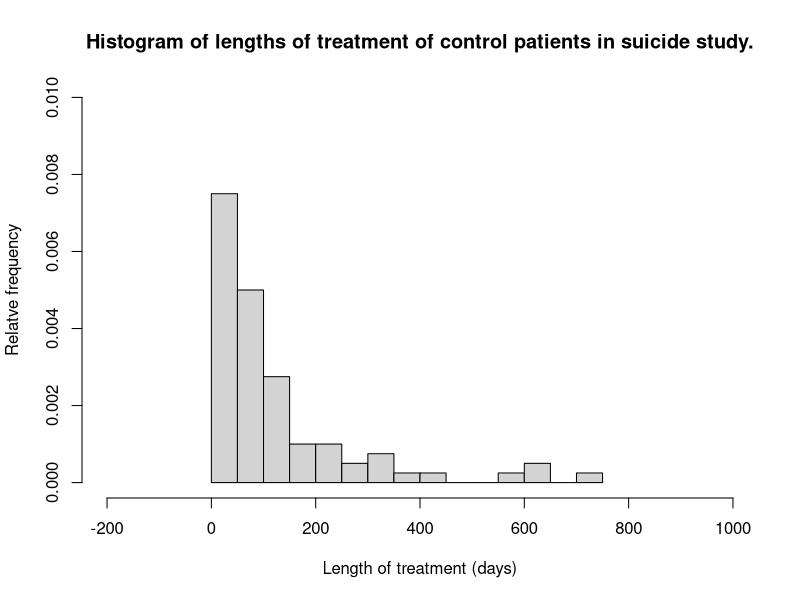
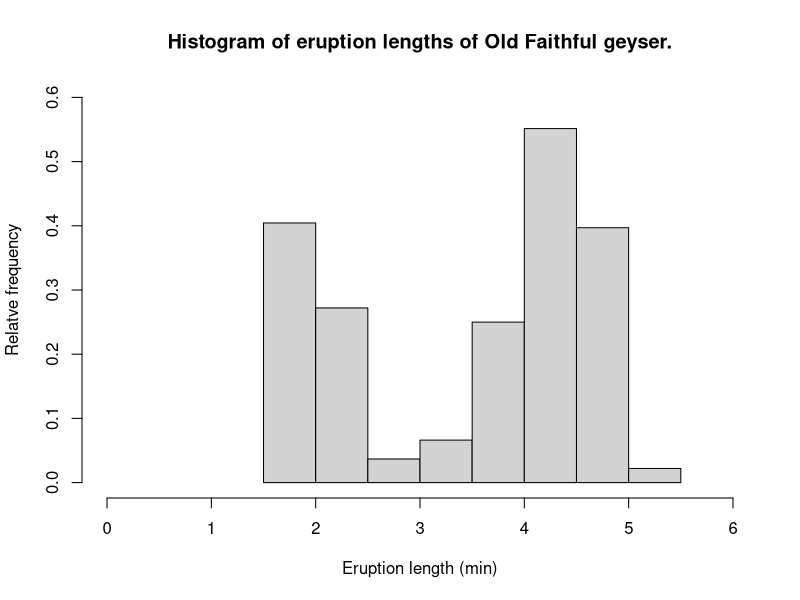
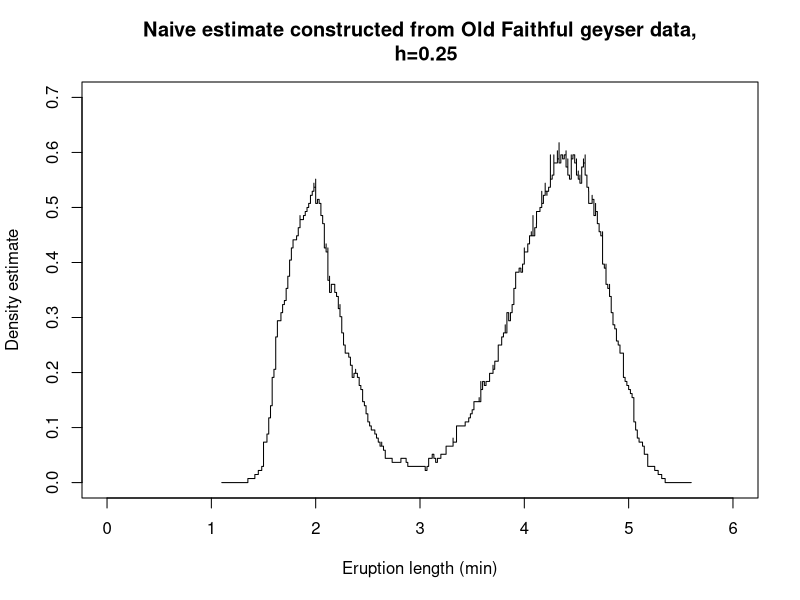
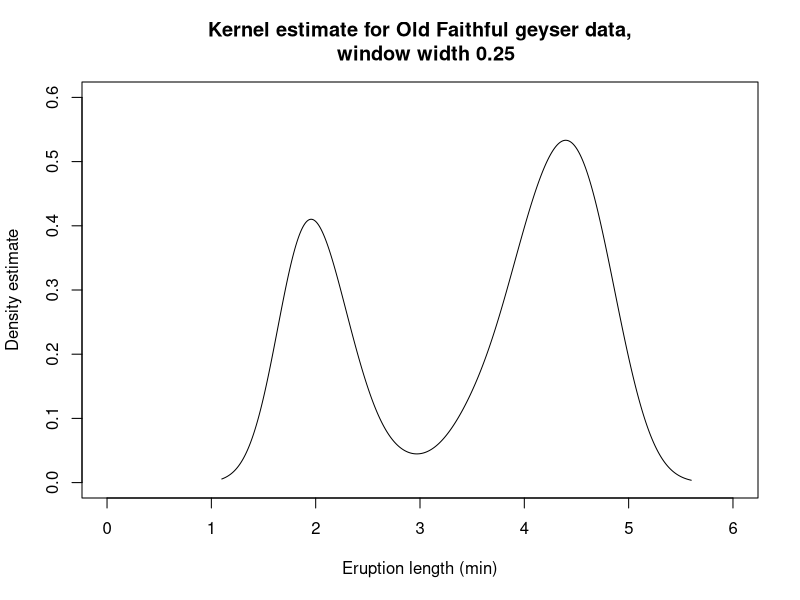
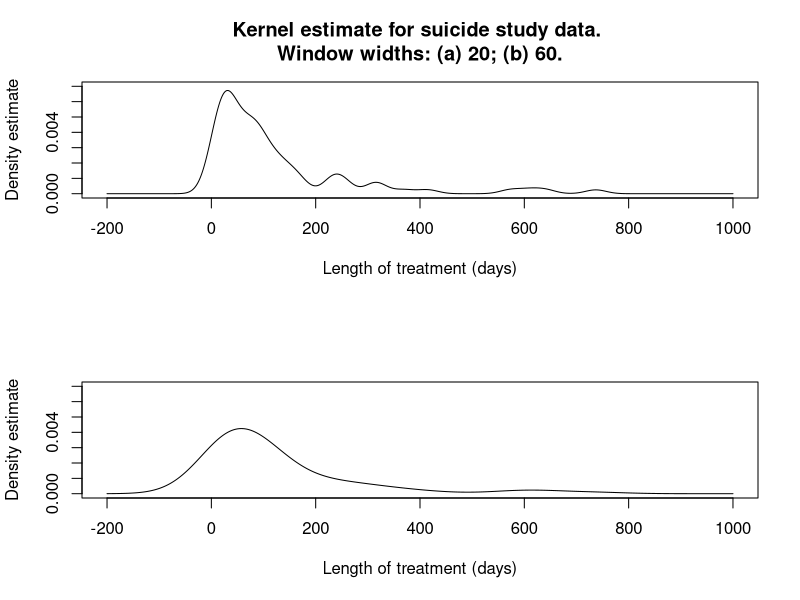
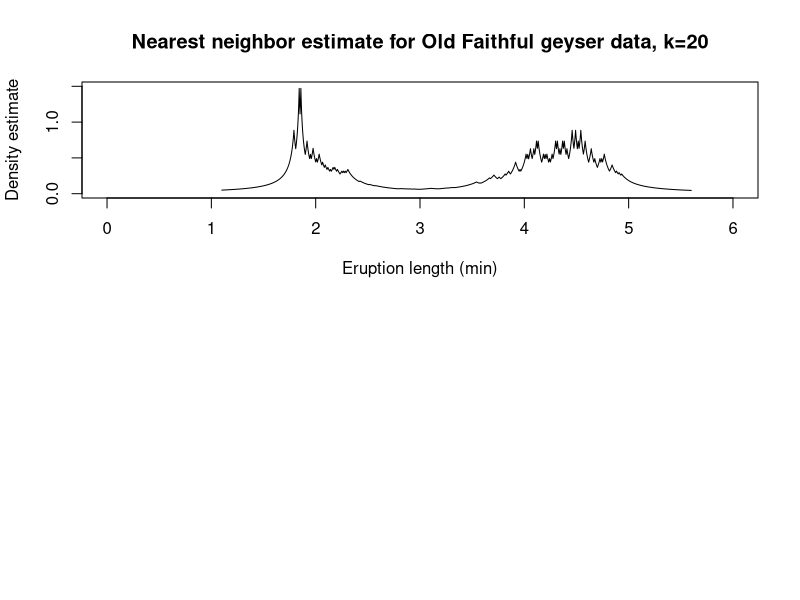

Source code (R) for these figures, in order: (Note: a time limit stopped this script after it produced the figures.)
## Section 2.2 Histogram
days <- c(1, 27, 49, 84, 126, 257, 1, 27, 49, 84, 129, 311,
	5, 30, 54, 84, 134, 314, 7, 30, 56, 90, 144, 322,
	8, 31, 56, 91, 147, 369, 8, 31, 62, 92, 153, 415,
	13, 32, 63, 93, 163, 573, 14, 34, 65, 93, 167, 609,
	14, 35, 65, 103, 175, 640, 17, 36, 67, 103, 228, 737,
	18, 37, 75, 111, 231, 21, 38, 76, 112, 235,
	21, 39, 79, 119, 242, 22, 39, 82, 122, 256)

# Fig 2.2
hist(days, freq = FALSE, xlim = c(-200, 1000), ylim = c(0, 0.01),
main = "Histogram of lengths of treatment of control patients in suicide study.",
xlab = "Length of treatment (days)", ylab = "Relatve frequency",
breaks = 13)

# Fig 2.1
hist(faithful$eruptions, freq = FALSE, xlim = c(0,6), ylim = c(0,0.6),
main = "Histogram of eruption lengths of Old Faithful geyser.",
xlab = "Eruption length (min)", ylab = "Relatve frequency")

## Section 2.3 Naive Estimator

naiveDE <- function (x, data, bin.width = 0.25)
{
  return (sapply(x, function (x) 1/length(data)*
                  sum( 1/bin.width*0.5*(abs( (x-data) / bin.width ) <=1) ) ) )
}

x = seq(min(faithful$eruptions) - 0.5, max(faithful$eruptions) + 0.5, by = 1e-5)
y = naiveDE(x , faithful$eruptions)

# Fig 2.3
plot(x, y, type = "l", xlim= c(0,6), ylim = c(0, 0.7), xlab = "Eruption length (min)",
  ylab = "Density estimate", main = "Naive estimate constructed from Old Faithful geyser data,
  h=0.25")

# Section 2.4 Kernel Estimator

kernelDE <- function(x, data, bandwidth = 0.25, kernel)
{
  return (sapply(x, function (x) 1/length(data)*
                   sum( 1/bandwidth*kernel((x-data)/bandwidth) ) ) )
}

x = seq(min(faithful$eruptions) - 0.5, max(faithful$eruptions) + 0.5, by = 1e-5)
y = kernelDE(x , faithful$eruptions, kernel = function (k) dnorm(k))

# Fig 2.8
plot(x, y, type = "l", xlim= c(0,6), ylim = c(0, 0.6), xlab = "Eruption length (min)",
     ylab = "Density estimate", main = "Kernel estimate for Old Faithful geyser data,
  window width 0.25")

x = seq(-200, 1000, by = 1e-3)

# Fig 2.9
par(mfcol = c(2,1))

y = kernelDE(x, days, 20, kernel = function (k) dnorm(k))
plot(x, y, type = "l", ylim= c(0,0.007), xlim = c(-200, 1000), xlab = "Length of treatment (days)",
     ylab = "Density estimate")
title(main = "Kernel estimate for suicide study data. \nWindow widths: (a) 20; (b) 60.")
y = kernelDE(x, days, 60, kernel = function (k) dnorm(k))
plot(x, y, type = "l", ylim= c(0,0.007), xlim = c(-200, 1000), xlab = "Length of treatment (days)",
     ylab = "Density estimate")

## Section 2.5 Nearest Neighbour Method

NNDE <- function(x, data, k = 5)
{
  return (sapply(x, function (x) 0.5*k/length(data)/sort(abs(x-data))[k] ) )
}

x = seq(min(faithful$eruptions) - 0.5, max(faithful$eruptions) + 0.5, by = 1e-5)
y = NNDE(x , faithful$eruptions, k = 20)

# Fig 2.10
plot(x, y, type = "l", xlim= c(0,6), ylim = c(0, 1.5), xlab = "Eruption length (min)",
     ylab = "Density estimate", main = "Nearest neighbor estimate for Old Faithful geyser data, k=20")

gNNDE <- function(x, data, kernel, k = 5)
{
  return (sapply(x, function (x) 1/length(data)/sort(abs(x-data))[k]*
                   sum( kernel((x-data)/sort(abs(x-data))[k]) ) ) )
}

x = seq(min(faithful$eruptions) - 0.5, max(faithful$eruptions) + 0.5, by = 1e-5)
y = gNNDE(x , faithful$eruptions, k = 20, kernel = function (k) dnorm(k))

# Fig 2.10.2?
plot(x, y, type = "l", xlim= c(0,6), ylim = c(0, 1.5), xlab = "Eruption length (min)",
     ylab = "Density estimate",
     main = "Generalized nearest neighbor estimate for Old Faithful geyser data, k=20")

## Section 2.6 Variable Kernel Method


vkernelDE <- function(x, data, kernel, k = 8, h = 5)
{
  differences = abs(as.vector(outer(data, data, "-"))[-seq(1, length(data)^2, by = length(data) + 1)])
  distances = t(apply(matrix(differences, nrow = length(data), byrow = TRUE),1,sort))
  return (sapply(x, function (x) 1/length(data)/h*
                   sum( 1/distances[, k]*kernel((x-data)/h/distances[,k]) ) ) )
}

x = seq(-200, 1000, by = 1e-4)
y = vkernelDE(x, days, kernel = function(y) dnorm(y)) 
plot(x, y, type = "l", ylim= c(0,0.007), xlim = c(-200, 1000),
     xlab = "Length of treatment (days)", ylab = "Density estimate", 
     main = "Variable kernel estimate for suicide stuy data, k = 8, h = 5 ")


# Fig 2.12
x = seq(-2, 10, by = 1e-3)
y = kernelDE(x, log(days), 0.5, kernel = function (k) dnorm(k))
plot(x, y, type = "l", ylim= c(0,0.4), xlim = c(-2, 10), xlab = "Logarithm of lLength of treatment",
     ylab = "Density estimate", main = "Kernel estimate for logarithms of suicide study data,\n window width 0.5.")

# Fig 2.13 -- REVISE - WRONG
x = seq(1, 1000, by = 1e-3)
y = kernelDE(x, days, 0.5, kernel = function (k) 1/k*dnorm(k) )
plot(x, y, type = "l", ylim= c(0,0.004), xlim = c(-200, 1000), xlab = "Logarithm of length of treatment",
     ylab = "Density estimate", main = "Kernel estimate for logarithms of suicide study data,\n window width 0.5.")
